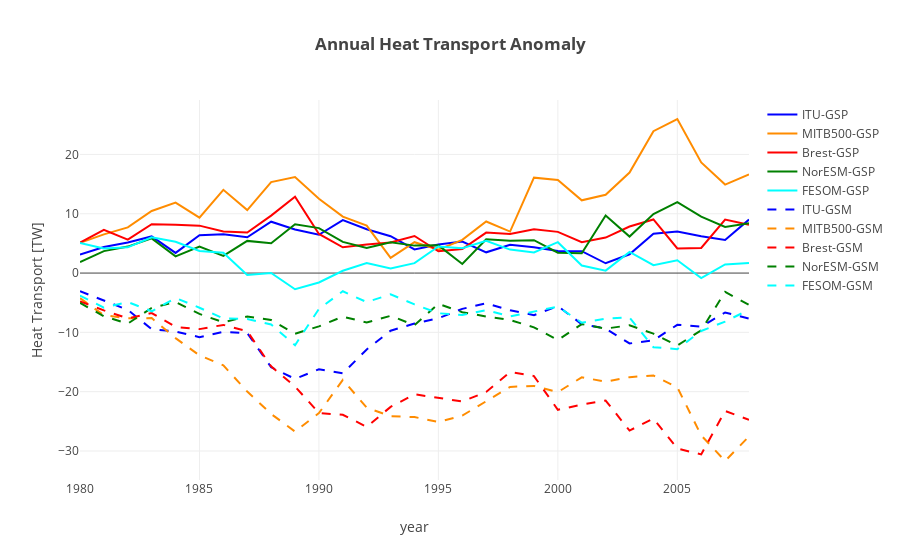

Notebook source saved alongside this figure:
### Code cell
""" Plot annual mean of heat fluxes anomaly"""
modelnames = ['ITU' , 'MITB500', 'Brest', 'NorESM', 'FESOM']
colors = ['blue', 'darkorange', 'red', 'green', 'cyan']
# names of the control, gsp and gsn variables [total]
ctln = ['ctlbarents_heattotal', 'barht_c[0]', 'BSOrefheat', 'ht_NorESM_BSO_ctrl', 'ctlheattransp_BSO']
gspn = ['gspbarents_heattotal', 'barht_gsp[0]', 'BSOgspheat', 'ht_NorESM_BSO_gsp', 'gspheattransp_BSO']
gsnn = ['gsnbarents_heattotal', 'barht_gsm[0]', 'BSOgsnheat', 'ht_NorESM_BSO_gsn', 'gsnheattransp_BSO']

coeffs = [1,1,1,1,1]

layout = go.Layout(
    title='<b>Annual Heat Transport Anomaly</b>',
    yaxis=dict(
        title='Heat Transport [TW]',
        #range=[-14, 14]
    ),
    xaxis=dict(
        title='year'
    )
)    


def update_plot(models):
    
    datap = []
    datan = []
    for ind,mdl in enumerate(models):
        dnm = 'ds'+np.str(ind)+'.'+ctln[ind]+'.groupby(\'time.year\').mean().year'
        time = np.copy(eval(dnm))
        dnm = 'ds'+np.str(ind)+'.'+ctln[ind]+'.groupby(\'time.year\').mean()'
        dnm2 = 'ds'+np.str(ind)+'.'+gspn[ind]+'.groupby(\'time.year\').mean()'
        dnm3 = 'ds'+np.str(ind)+'.'+gsnn[ind]+'.groupby(\'time.year\').mean()'
        val1 = (np.copy(eval(dnm2)-eval(dnm))*coeffs[ind])
        val2 = (np.copy(eval(dnm3)-eval(dnm))*coeffs[ind])
        trace1 = go.Scatter(            
            x = time,
            y = val1,
            mode = 'lines',
            name = mdl+'-GSP',
            line = dict(
                width = 2,
                color = colors[ind],
                shape = 'smooth'
            )
        )
        datap.append(trace1)
        trace2 = go.Scatter(            
            x = time,
            y = val2,
            mode = 'lines',
            name = mdl+'-GSM',
            line = dict(
                width = 2,
                color = colors[ind],
                dash = 'dash',
                shape = 'smooth'
            )
        )
        datan.append(trace2)


   
    data = datap + datan
    
    fig = go.Figure(data=data, layout=layout)
    py.offline.iplot(fig)
     
update_plot(modelnames)

### Figure 1 — Plotly figure (JSON) as saved in the notebook; plotly's stock layout.template omitted (floating-point values rounded to 4 significant figures)
{"data": [{"line": {"color": "blue", "shape": "smooth", "width": 2}, "mode": "lines", "name": "ITU-GSP", "type": "scatter", "x": [1980, 1981, 1982, 1983, 1984, 1985, 1986, 1987, 1988, 1989, 1990, 1991, 1992, 1993, 1994, 1995, 1996, 1997, 1998, 1999, 2000, 2001, 2002, 2003, 2004, 2005, 2006, 2007, 2008], "y": [3.104, 4.399, 5.168, 6.181, 3.398, 6.376, 6.538, 6.037, 8.665, 7.348, 6.46, 8.92, 7.389, 6.219, 3.998, 4.814, 5.306, 3.498, 4.766, 4.36, 3.731, 3.695, 1.652, 3.171, 6.635, 7.008, 6.214, 5.569, 9.012]}, {"line": {"color": "darkorange", "shape": "smooth", "width": 2}, "mode": "lines", "name": "MITB500-GSP", "type": "scatter", "x": [1980, 1981, 1982, 1983, 1984, 1985, 1986, 1987, 1988, 1989, 1990, 1991, 1992, 1993, 1994, 1995, 1996, 1997, 1998, 1999, 2000, 2001, 2002, 2003, 2004, 2005, 2006, 2007, 2008], "y": [5.123, 6.524, 7.709, 10.47, 11.87, 9.346, 14.04, 10.62, 15.35, 16.19, 12.54, 9.523, 7.988, 2.569, 5.206, 3.925, 5.6, 8.694, 6.997, 16.08, 15.68, 12.26, 13.2, 16.95, 23.93, 25.98, 18.65, 14.92, 16.62]}, {"line": {"color": "red", "shape": "smooth", "width": 2}, "mode": "lines", "name": "Brest-GSP", "type": "scatter", "x": [1980, 1981, 1982, 1983, 1984, 1985, 1986, 1987, 1988, 1989, 1990, 1991, 1992, 1993, 1994, 1995, 1996, 1997, 1998, 1999, 2000, 2001, 2002, 2003, 2004, 2005, 2006, 2007, 2008], "y": [5.128, 7.274, 5.639, 8.241, 8.127, 7.996, 7.024, 6.849, 9.683, 12.86, 6.592, 4.343, 4.803, 5.172, 6.256, 3.678, 4.044, 6.823, 6.594, 7.388, 6.947, 5.218, 5.991, 7.847, 9.043, 4.145, 4.232, 9.009, 8.153]}, {"line": {"color": "green", "shape": "smooth", "width": 2}, "mode": "lines", "name": "NorESM-GSP", "type": "scatter", "x": [1980, 1981, 1982, 1983, 1984, 1985, 1986, 1987, 1988, 1989, 1990, 1991, 1992, 1993, 1994, 1995, 1996, 1997, 1998, 1999, 2000, 2001, 2002, 2003, 2004, 2005, 2006, 2007, 2008], "y": [1.87, 3.706, 4.463, 5.854, 2.817, 4.469, 2.884, 5.426, 5.029, 8.239, 7.583, 5.263, 4.214, 5.21, 4.629, 4.675, 1.53, 5.685, 5.437, 5.552, 3.442, 3.334, 9.714, 6.161, 9.959, 11.96, 9.505, 7.774, 8.381]}, {"line": {"color": "cyan", "shape": "smooth", "width": 2}, "mode": "lines", "name": "FESOM-GSP", "type": "scatter", "x": [1980, 1981, 1982, 1983, 1984, 1985, 1986, 1987, 1988, 1989, 1990, 1991, 1992, 1993, 1994, 1995, 1996, 1997, 1998, 1999, 2000, 2001, 2002, 2003, 2004, 2005, 2006, 2007, 2008], "y": [5.084, 4.148, 4.341, 6.03, 5.274, 3.715, 3.419, -0.3224, 0.02127, -2.723, -1.588, 0.3865, 1.689, 0.7794, 1.67, 4.492, 4.178, 5.435, 3.955, 3.467, 5.206, 1.27, 0.4129, 3.556, 1.339, 2.168, -0.834, 1.45, 1.692]}, {"line": {"color": "blue", "dash": "dash", "shape": "smooth", "width": 2}, "mode": "lines", "name": "ITU-GSM", "type": "scatter", "x": [1980, 1981, 1982, 1983, 1984, 1985, 1986, 1987, 1988, 1989, 1990, 1991, 1992, 1993, 1994, 1995, 1996, 1997, 1998, 1999, 2000, 2001, 2002, 2003, 2004, 2005, 2006, 2007, 2008], "y": [-3.056, -4.639, -6.204, -9.47, -9.858, -10.8, -9.917, -10.11, -15.89, -17.84, -16.22, -16.92, -12.88, -9.716, -8.503, -7.613, -6.037, -5.088, -6.279, -7.09, -5.574, -8.623, -9.352, -11.87, -11.34, -8.725, -9.037, -6.642, -7.664]}, {"line": {"color": "darkorange", "dash": "dash", "shape": "smooth", "width": 2}, "mode": "lines", "name": "MITB500-GSM", "type": "scatter", "x": [1980, 1981, 1982, 1983, 1984, 1985, 1986, 1987, 1988, 1989, 1990, 1991, 1992, 1993, 1994, 1995, 1996, 1997, 1998, 1999, 2000, 2001, 2002, 2003, 2004, 2005, 2006, 2007, 2008], "y": [-4.233, -7.114, -7.618, -7.594, -10.96, -13.88, -15.56, -19.99, -23.75, -26.72, -23.62, -18.0, -22.69, -24.14, -24.28, -25.11, -24.04, -21.59, -19.19, -19.03, -20.08, -17.57, -18.32, -17.55, -17.27, -19.26, -27.37, -31.69, -27.54]}, {"line": {"color": "red", "dash": "dash", "shape": "smooth", "width": 2}, "mode": "lines", "name": "Brest-GSM", "type": "scatter", "x": [1980, 1981, 1982, 1983, 1984, 1985, 1986, 1987, 1988, 1989, 1990, 1991, 1992, 1993, 1994, 1995, 1996, 1997, 1998, 1999, 2000, 2001, 2002, 2003, 2004, 2005, 2006, 2007, 2008], "y": [-4.769, -6.289, -7.641, -6.741, -9.078, -9.449, -8.74, -9.806, -15.73, -19.13, -23.59, -23.9, -25.93, -22.56, -20.44, -21.09, -21.65, -20.05, -16.69, -17.36, -23.06, -22.18, -21.5, -26.56, -24.54, -29.59, -30.58, -23.24, -24.75]}, {"line": {"color": "green", "dash": "dash", "shape": "smooth", "width": 2}, "mode": "lines", "name": "NorESM-GSM", "type": "scatter", "x": [1980, 1981, 1982, 1983, 1984, 1985, 1986, 1987, 1988, 1989, 1990, 1991, 1992, 1993, 1994, 1995, 1996, 1997, 1998, 1999, 2000, 2001, 2002, 2003, 2004, 2005, 2006, 2007, 2008], "y": [-5.027, -7.284, -8.52, -5.873, -4.891, -6.888, -8.305, -7.315, -7.9, -10.23, -8.991, -7.347, -8.336, -7.207, -8.779, -5.183, -6.599, -7.321, -7.909, -9.156, -11.3, -8.608, -9.369, -8.797, -10.21, -12.21, -9.648, -3.178, -5.383]}, {"line": {"color": "cyan", "dash": "dash", "shape": "smooth", "width": 2}, "mode": "lines", "name": "FESOM-GSM", "type": "scatter", "x": [1980, 1981, 1982, 1983, 1984, 1985, 1986, 1987, 1988, 1989, 1990, 1991, 1992, 1993, 1994, 1995, 1996, 1997, 1998, 1999, 2000, 2001, 2002, 2003, 2004, 2005, 2006, 2007, 2008], "y": [-3.788, -5.819, -4.884, -6.443, -4.197, -5.842, -7.646, -7.761, -8.672, -12.16, -6.042, -3.067, -4.898, -3.58, -5.287, -6.774, -7.083, -6.241, -7.305, -6.541, -5.673, -8.369, -7.681, -7.483, -12.5, -12.83, -9.759, -8.182, -6.191]}], "layout": {"title": "<b>Annual Heat Transport Anomaly</b>", "xaxis": {"title": "year"}, "yaxis": {"title": "Heat Transport [TW]"}}}
